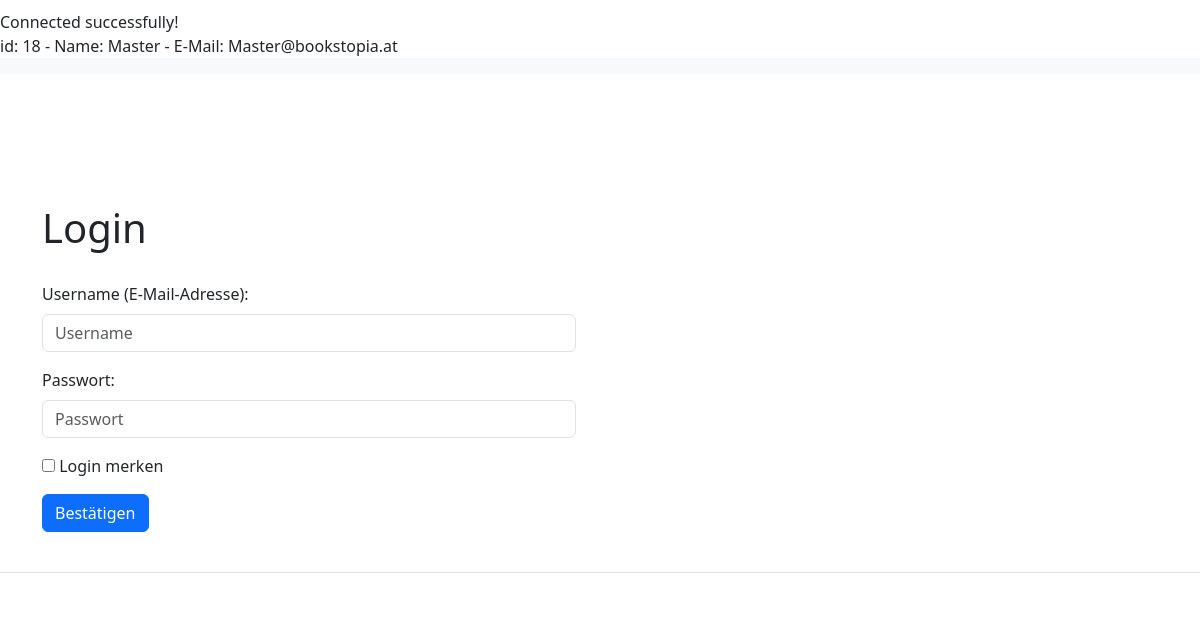
The page /Frontend/sites/login.php on the database as committed earlier.
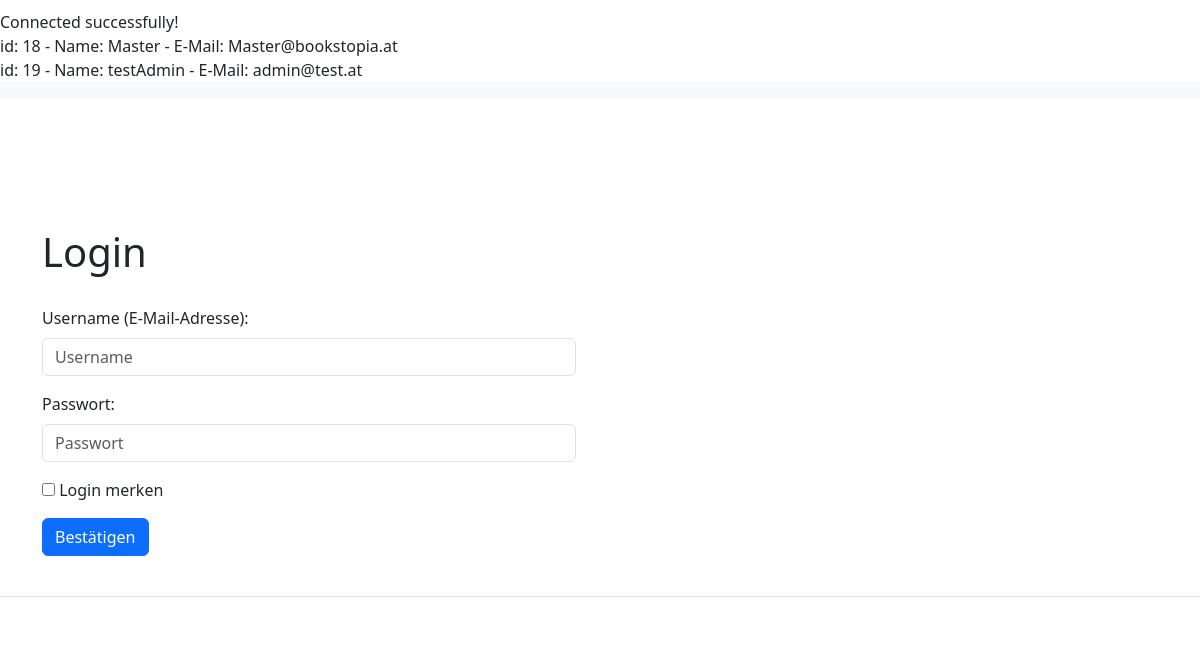
The same page on the database as committed later.
### tables this page shows
CREATE TABLE `user` (
  `userid` int(10) UNSIGNED NOT NULL,
  `salutation` varchar(255) NOT NULL,
  `firstName` varchar(255) NOT NULL,
  `lastName` varchar(255) NOT NULL,
  `address` varchar(255) NOT NULL,
  `postcode` int(100) NOT NULL,
  `location` varchar(255) NOT NULL,
  `creditCard` int(100) NOT NULL,
  `email` varchar(255) NOT NULL,
  `username` varchar(255) NOT NULL,
  `password` varchar(255) NOT NULL,
  `active` tinyint(1) NOT NULL,
  `admin` tinyint(1) NOT NULL
);

### Backend/logic/session.php (called while the page is built, shortened)
<?php
require (dirname(__FILE__,2) . "..\Backend\config\dbaccess.php");
?>

### Backend/config/dbaccess.php (the view, shortened to what this page needs)
<?php
   $dbhost = "localhost";
   $dbuser = "root";
   $dbpassword = "";
   $db = "bookstopia";
   $con = new mysqli($dbhost, $dbuser, $dbpassword, $db);
    $sql = "SELECT * FROM user";
    $result = $con->query($sql);
    if ($result->num_rows > 0) {
        while($row = $result->fetch_assoc()) {
            echo "id: " . $row["userid"]. " - Name: " . $row["username"]. " - E-Mail: " . $row["email"]. "<br>";
        }
    } else {
        echo "0 results";
    }
  ?>

### Frontend/sites/login.php (shortened to what this page needs)
<?php
require(dirname(__FILE__, 4) . "\logic\session.php");
?>
<!DOCTYPE html>
<html lang="EN">
<head>
    <link href="https://cdn.jsdelivr.net/npm/bootstrap@5.3.0-alpha3/dist/css/bootstrap.min.css" rel="stylesheet"
>
    <link rel="stylesheet" href="./Frontend/res/css/myStyles.css">
</head>
<body>
    <nav class="navbar navbar-expand-lg bg-body-tertiary">
    </nav>
    <main>
        <div class="container">
            <h1 class="headline">Login</h1>
            <div class="row col-md-6">
                <form class="data-form" action="login.php" method="post" autocomplete="on">
                    <div class="mb-3">
                        <label for="username" class="form-label">Username (E-Mail-Adresse):</label>
                        <input type="text" id="username" name="username" autocomplete="username" placeholder="Username"
                            class="form-control">
                    </div>
                    <div class="mb-3">
                        <label for="current-password" class="form-label">Passwort:</label>
                        <input type="password" id="password" name="password" placeholder="Passwort"
                            class="form-control">
                    </div>
                    <div class="mb-3">
                        <input type="checkbox" id="save" name="save">
                        <label for="save">Login merken</label>
                    </div>
                    <button type="submit" name="submit" class="btn btn-primary">Bestätigen</button>
                </form>
            </div>
        </div>
    </main>
    <footer class="d-flex flex-wrap justify-content-between align-items-center py-3 my-4 border-top">
    </footer>
</body>
</html>

### Frontend/res/css/myStyles.css (style rules this page uses)
main { margin-top: 100px; }
body { padding-top: 10px; min-height: 100vh; display: flex; flex-direction: column; }
.headline { margin: 30px 0 30px 0; }
footer { margin-top: 150px; padding: 20px; }

Rows that differ between the two databases and show on the page:
added user: userid "19", username "testAdmin", email "admin@test.at"
